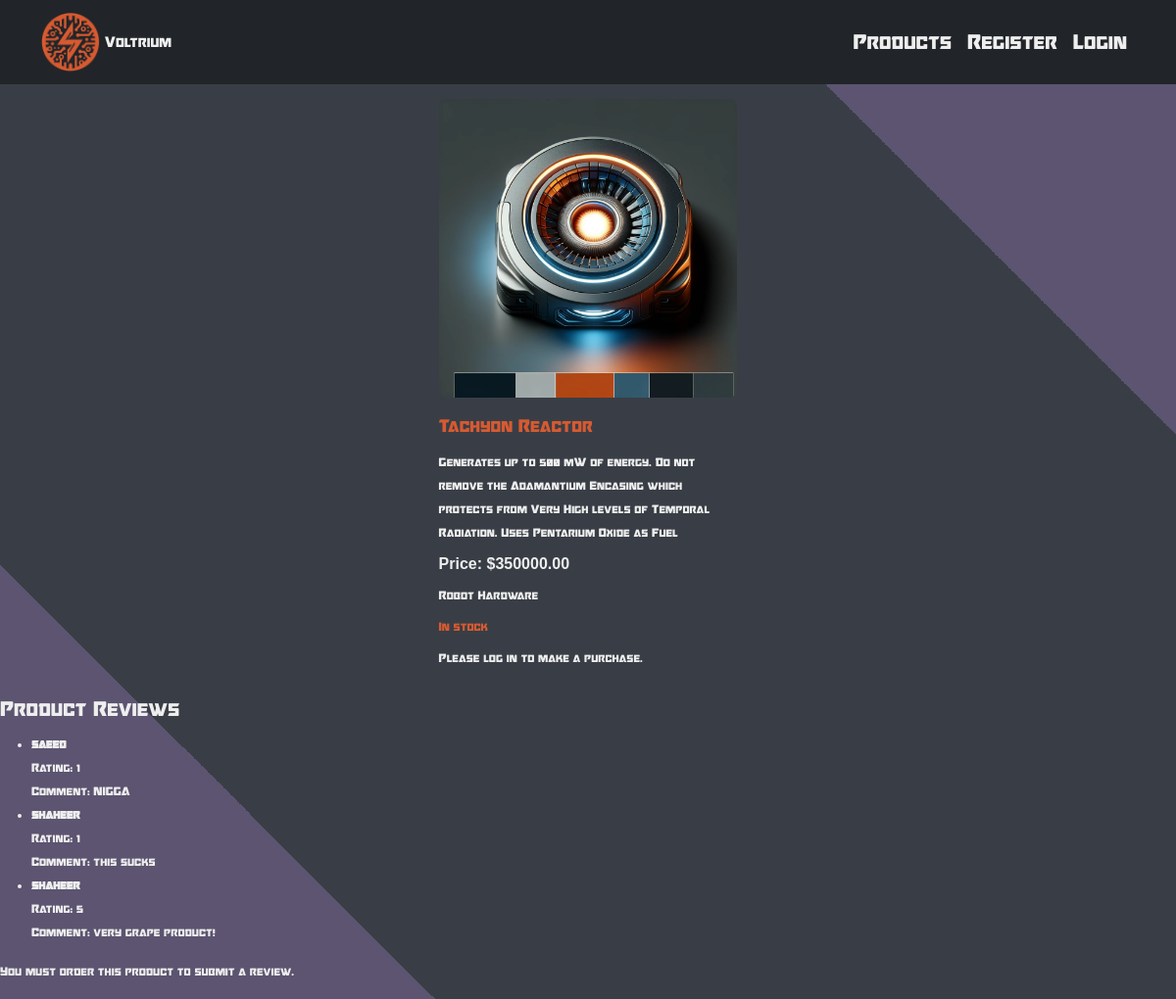
/product/16/, run on an earlier commit of the app's database.
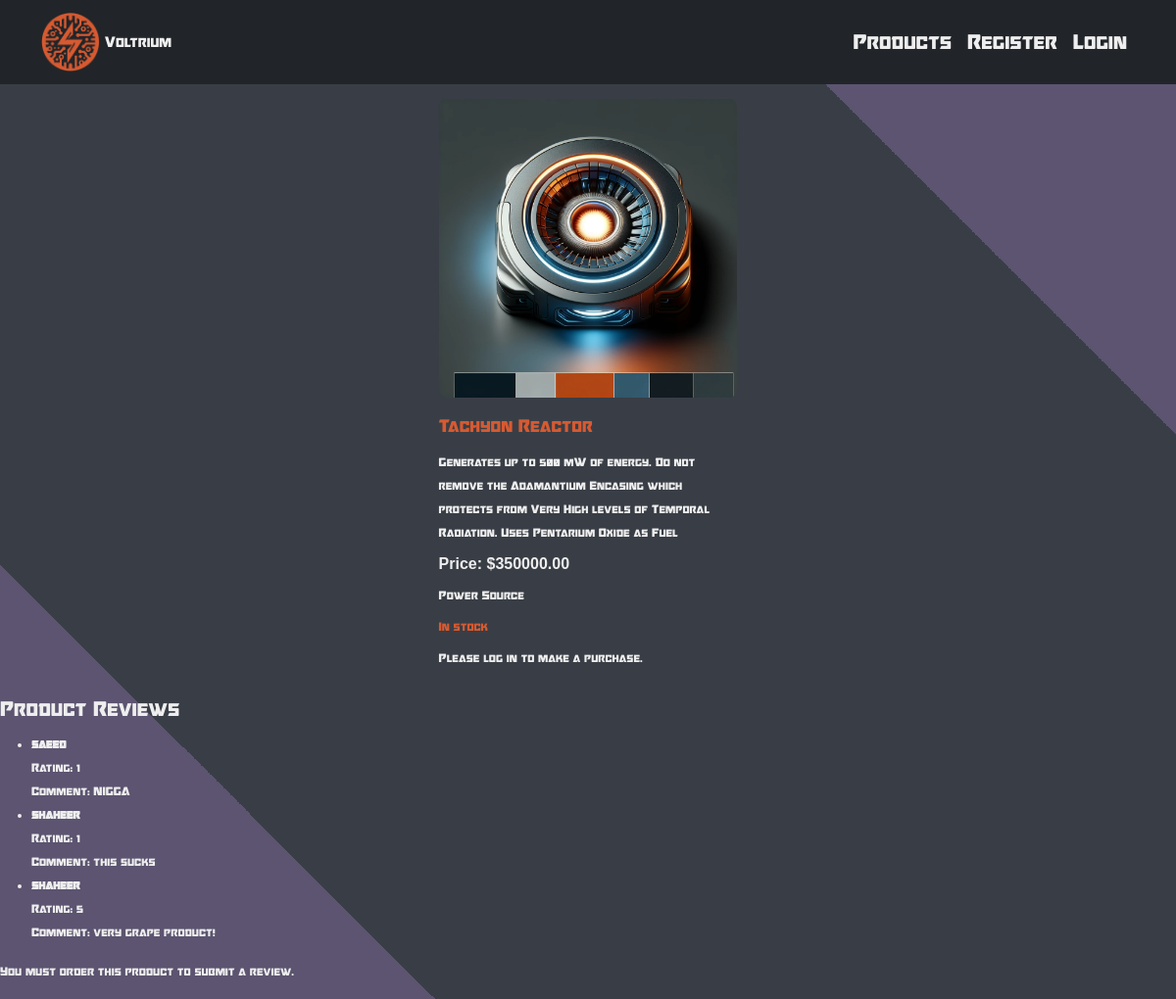
And on a later commit of the database.
### voltrium/models.py (models this page shows, shortened)
class Product(models.Model):
    name = models.CharField(max_length=255)
    description = models.TextField()
    price = models.DecimalField(max_digits=10, decimal_places=2)
    stock_quantity = models.IntegerField()
    category = models.ForeignKey(Category, on_delete=models.CASCADE)
    picture = models.ImageField(upload_to='product_pictures/', null=True, blank=True)

class Category(models.Model):
    category_name = models.CharField(max_length=100)
    def __str__(self):
        return self.category_name

### voltrium/views.py (the view)
# urls.py: path('product/<int:product_id>/', product_detail, name='product_detail'),
def product_detail(request, product_id):
    product = get_object_or_404(Product, pk=product_id)
    user = request.user
    has_ordered = False
    if user.is_authenticated:
        has_ordered = OrderLine.objects.filter(
            order__user=user,
            product=product,
            review_submitted=True
        ).exists()
    reviews = Review.objects.filter(product=product)
    if request.method == 'POST' and has_ordered:
        review_form = ReviewForm(request.POST)
        if review_form.is_valid():
            review = review_form.save(commit=False)
            review.product = product
            review.user = user
            review.save()
            order_line = OrderLine.objects.get(
                order__user=user,
                product=product,
                review_submitted=True
            )
            order_line.review_submitted = False
            order_line.save()
            return redirect('product_detail', product_id=product.id)
    else:
        review_form = ReviewForm()
    return render(request, 'product/product_detail.html', {
        'product': product,
        'has_ordered': has_ordered,
        'review_form': review_form,
        'reviews': reviews
    })

### voltrium/templates/product/product_detail.html (shortened to what this page needs)
{% load static %}
<!DOCTYPE html>
<html lang="en">
<head>
    <link href="https://cdn.jsdelivr.net/npm/bootstrap@5.3.2/dist/css/bootstrap.min.css" rel="stylesheet">
    <link rel="stylesheet" href="{% static 'voltrium/style/styles.css' %}">
</head>
<body>
    <nav class="navbar navbar-expand-lg navbar-dark bg-dark">
        <div class="container">
            <a class="navbar-brand" href="{% url 'home' %}">
                <img src="{% static 'images/logo.png' %}" alt="Your Logo" height="60">
                Voltrium
            </a>
            <div class="collapse navbar-collapse" id="navbarNav">
                <ul class="navbar-nav ms-auto">
                    {% if user.is_authenticated %}
                    <li class="nav-item">
                        <a class="nav-link" href="{% url 'all_products' %}">Products</a>
                    </li>
                    <li class="nav-item">
                        <a class="nav-link" href="{% url 'logout' %}">Logout</a>
                    </li>
                    <li class="nav-item">
                        <a class="nav-link" href="{% url 'profile' %}">Profile</a>
                    </li>
                    <li class="nav-item">
                        <a class="nav-link" href="{% url 'view_cart' %}">
                            <img src="{% static 'images/cart.png' %}" alt="Cart" width="40" height="40">
                        </a>
                    </li>
                    {% else %}
                    <li class="nav-item">
                        <a class="nav-link" href="{% url 'all_products' %}">Products</a>
                    </li>
                    <li class="nav-item">
                        <a class="nav-link" href="{% url 'register_user' %}">Register</a>
                    </li>
                    <li class="nav-item">
                        <a class="nav-link" href="{% url 'login' %}">Login</a>
                    </li>
                    {% endif %}
                </ul>
            </div>
        </div>
    </nav>
    <div class="container">
        <div class="product-container">
            <div class="product-card">
                {% if product.picture %}
                <img src="{{ product.picture.url }}" alt="{{ product.name }}">
                {% endif %}
                <h3>{{ product.name }}</h3>
                <p>{{ product.description }}</p>
                <p class="price">Price: ${{ product.price }}</p>
                <p>{{ product.category }}</p>
                <p class="{% if product.stock_quantity > 0 %}in-stock{% else %}out-of-stock{% endif %}">
                    {% if product.stock_quantity > 0 %} In stock {% else %} Out of stock {% endif %}
                </p>
                {% if user.is_authenticated %}
                <form method="post" action="{% url 'add_to_cart' product.id %}">
                    {% csrf_token %}
                    <button type="submit" class="btn btn-dark">Add to cart</button>
                </form>
                {% else %}
                <p>Please <a href="{% url 'login' %}">log in</a> to make a purchase.</p>
                {% endif %}
            </div>
        </div>
    </div>
    <div class="review-container">
        <h3>Product Reviews</h3>
        {% if reviews %}
        <ul>
            {% for review in reviews %}
            <li class="review-card">
                <strong>{{ review.user.username }}</strong> <br>
                Rating: {{ review.rating }}<br>
                Comment: {{ review.comment }}<br>
            </li>
            {% endfor %}
        </ul>
        {% else %}
        <p>No reviews yet. Be the first to leave a review!</p>
        {% endif %}
        {% if has_ordered %}
        <h3>Submit a Review</h3>
        <form method="post" action="{% url 'product_detail' product_id=product.id %}">
            {% csrf_token %}
            {{ review_form.as_p }}
            <button type="submit" class="btn btn-dark">Submit Review</button>
        </form>
        {% else %}
        <p>You must order this product to submit a review.</p>
        {% endif %}
    </div>
</body>
</html>

What changed in the data, as far as the page shows it:
changed Product "Tachyon Reactor": category "Robot Hardware" → "Power Source"
